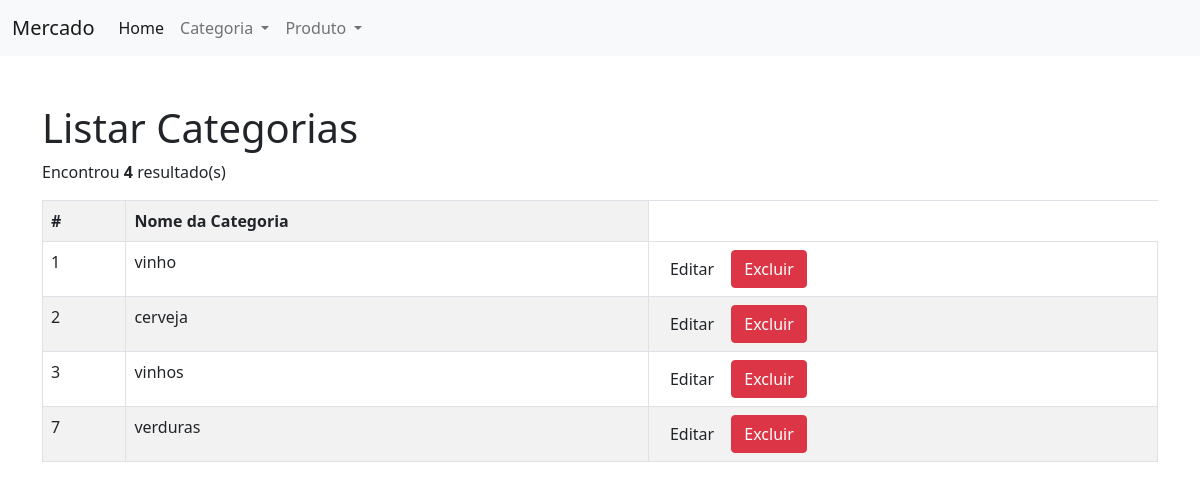
The app's page /projeto-mercado/index.php?page=listar-categoria with its own data.
### tables this page shows
CREATE TABLE `categoria` (
  `cod_categoria` int(11) NOT NULL,
  `nome_categoria` varchar(45) NOT NULL
);

### projeto-mercado/listar-categoria.php (the view)
<h1>Listar Categorias</h1>
<?php
	$sql = "SELECT * FROM categoria";
	$res = $conn->query($sql);
	$qtd = $res->num_rows;
	print "<p>Encontrou <b>$qtd</b> resultado(s)";
	if($qtd > 0){
		print "<table class='table table-bordered table-striped table-hover'>";
		print "<tr>";
		print "<th>#</th>";
		print "<th>Nome da Categoria</th>";
		print "</tr>";
		while($row = $res->fetch_object()){
			print "<tr>";
			print "<td>".$row->cod_categoria."</td>";
			print "<td>".$row->nome_categoria."</td>";
			print "<td> <button onclick=\"location.href='?page=editar-categoria&cod_categoria=".$row->cod_categoria."';\" class='btn btn-sucess'>Editar</button>
			<button onclick=\"if(confirm('Tem certeza que deseja excluir?')){location.href='?page=salvar-categoria&acao=excluir-categoria&cod_categoria=".$row->cod_categoria."';}else{false;}\" class='btn btn-danger'>Excluir</button>
			</td>";
			print "</tr>";
		}
		print "</table>";
	}else{
		print "<div class='alert alert-danger'><p>Não encontrou resultado</p></div>";
	}

### records on screen
categoria: cod_categoria "1", nome_categoria "vinho"
categoria: cod_categoria "2", nome_categoria "cerveja"
categoria: cod_categoria "3", nome_categoria "vinhos"
categoria: cod_categoria "7", nome_categoria "verduras"

### other values on screen
$qtd "4"
